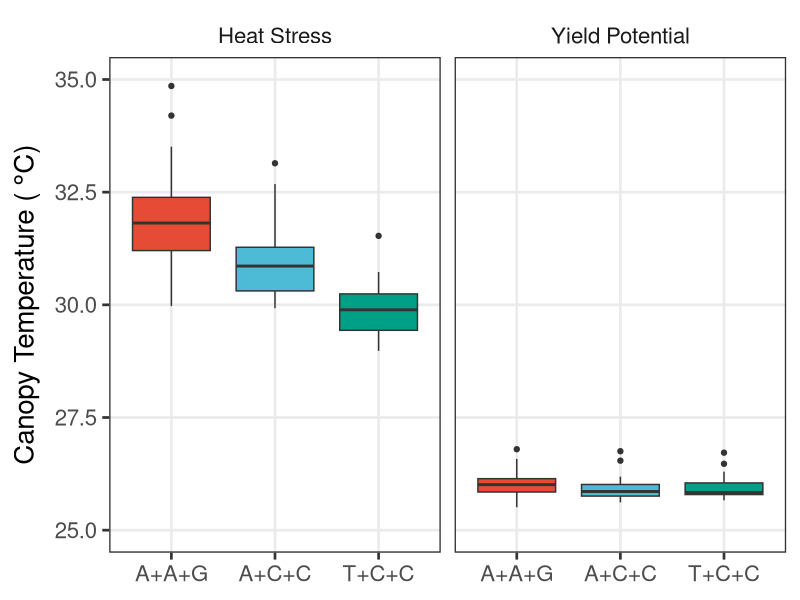
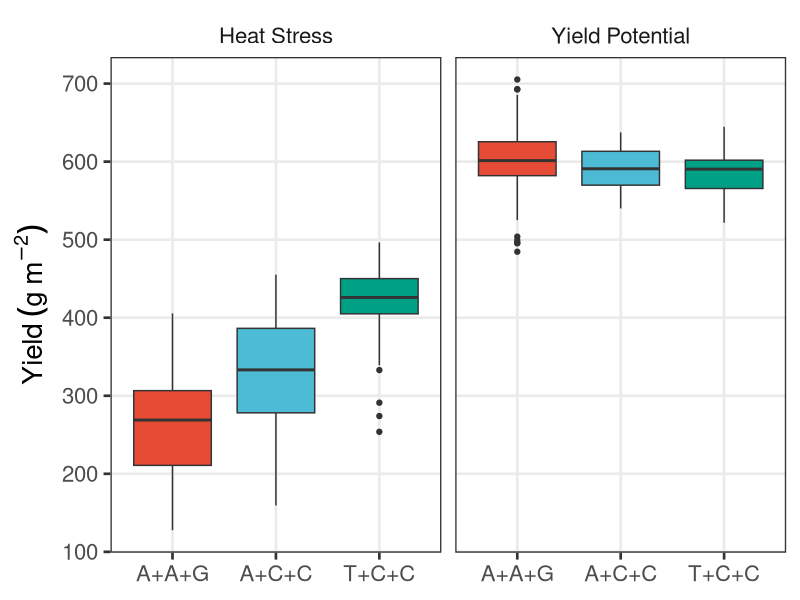

These figures' R source, in order:
library(ggplot2)
library(reshape2)
library(ggsci)
library(cowplot)


#####plot and stats for fig. 3b
###Yield temperature
dat <- read.csv('source_data/fig_3b_yield_source_data.csv', header = T)
colnames(dat) <- c("A+A+G", "A+C+C", "T+C+C", "experiment")
melt_dat <- melt(dat)
melt_dat <- melt_dat[!is.na(melt_dat$value),]

mean(melt_dat[melt_dat$experiment == "Heat Stress" & melt_dat$variable=="A+A+G",]$value)
sd(melt_dat[melt_dat$experiment == "Heat Stress" & melt_dat$variable=="A+A+G",]$value)
mean(melt_dat[melt_dat$experiment == "Heat Stress" & melt_dat$variable=="A+C+C",]$value)
sd(melt_dat[melt_dat$experiment == "Heat Stress" & melt_dat$variable=="A+C+C",]$value)
mean(melt_dat[melt_dat$experiment == "Heat Stress" & melt_dat$variable=="T+C+C",]$value)
sd(melt_dat[melt_dat$experiment == "Heat Stress" & melt_dat$variable=="T+C+C",]$value)

res.aov <- aov(value ~ variable, data = melt_dat[melt_dat$experiment == "Heat Stress",])
summary(res.aov)
TukeyHSD(res.aov)

mean(melt_dat[melt_dat$experiment == "Yield Potential" & melt_dat$variable=="A+A+G",]$value)
sd(melt_dat[melt_dat$experiment == "Yield Potential" & melt_dat$variable=="A+A+G",]$value)
mean(melt_dat[melt_dat$experiment == "Yield Potential" & melt_dat$variable=="A+C+C",]$value)
sd(melt_dat[melt_dat$experiment == "Yield Potential" & melt_dat$variable=="A+C+C",]$value)
mean(melt_dat[melt_dat$experiment == "Yield Potential" & melt_dat$variable=="T+C+C",]$value)
sd(melt_dat[melt_dat$experiment == "Yield Potential" & melt_dat$variable=="T+C+C",]$value)

res.aov <- aov(value ~ variable, data = melt_dat[melt_dat$experiment == "Yield Potential",])
summary(res.aov)
TukeyHSD(res.aov)


yield_plot <- ggplot(data = melt_dat, aes(x=variable, y= value, fill=variable)) +
  geom_boxplot() +
  scale_y_continuous(breaks = c(0,100,200,300,400,500,600,700)) +
  theme_bw(base_size = 20) +
  ylab(expression(Yield~(g~m^-2))) +
  xlab(NULL) +
  facet_wrap(~experiment) +
  theme(strip.background = element_blank(),
        strip.placement = "outside",
        legend.position = "none") +
  scale_fill_npg() +
  theme(panel.grid.minor = element_blank())



###Canopy temperature
dat <- read.csv('source_data/fig_3b_CT_source_data.csv', header = T)
colnames(dat) <- c("A+A+G", "A+C+C", "T+C+C", "experiment")
melt_dat <- melt(dat)

melt_dat <- melt_dat[!is.na(melt_dat$value),]

mean(melt_dat[melt_dat$experiment == "Heat Stress" & melt_dat$variable=="A+A+G",]$value)
sd(melt_dat[melt_dat$experiment == "Heat Stress" & melt_dat$variable=="A+A+G",]$value)
mean(melt_dat[melt_dat$experiment == "Heat Stress" & melt_dat$variable=="A+C+C",]$value)
sd(melt_dat[melt_dat$experiment == "Heat Stress" & melt_dat$variable=="A+C+C",]$value)
mean(melt_dat[melt_dat$experiment == "Heat Stress" & melt_dat$variable=="T+C+C",]$value)
sd(melt_dat[melt_dat$experiment == "Heat Stress" & melt_dat$variable=="T+C+C",]$value)

res.aov <- aov(value ~ variable, data = melt_dat[melt_dat$experiment == "Heat Stress",])
summary(res.aov)
TukeyHSD(res.aov)

mean(melt_dat[melt_dat$experiment == "Yield Potential" & melt_dat$variable=="A+A+G",]$value)
sd(melt_dat[melt_dat$experiment == "Yield Potential" & melt_dat$variable=="A+A+G",]$value)
mean(melt_dat[melt_dat$experiment == "Yield Potential" & melt_dat$variable=="A+C+C",]$value)
sd(melt_dat[melt_dat$experiment == "Yield Potential" & melt_dat$variable=="A+C+C",]$value)
mean(melt_dat[melt_dat$experiment == "Yield Potential" & melt_dat$variable=="T+C+C",]$value)
sd(melt_dat[melt_dat$experiment == "Yield Potential" & melt_dat$variable=="T+C+C",]$value)

res.aov <- aov(value ~ variable, data = melt_dat[melt_dat$experiment == "Yield Potential",])
summary(res.aov)
TukeyHSD(res.aov)



CT_plot <- ggplot(data = melt_dat, aes(x=variable, y= value, fill=variable)) +
  geom_boxplot() +
  scale_y_continuous(breaks = c(25,27.5,30,32.5,35,37.5,40)) +
  coord_cartesian(ylim = c(25,35)) +
  theme_bw(base_size = 20) +
  ylab(expression(paste('Canopy Temperature (',~degree,'C)',sep=''))) +
  xlab(NULL) +
  facet_wrap(~experiment) +
  theme(strip.background = element_blank(),
        strip.placement = "outside",
        legend.position = "none") +
  scale_fill_npg() +
  theme(panel.grid.minor = element_blank())

plot <- cowplot::plot_grid(yield_plot, CT_plot)
plot <- add_sub(plot, "Minor allele combinations at MTAs (6D+1B+2B)", hjust = 0.4, size = 22)


ggsave('fig_3b.pdf', plot, height = 7, width = 20)

